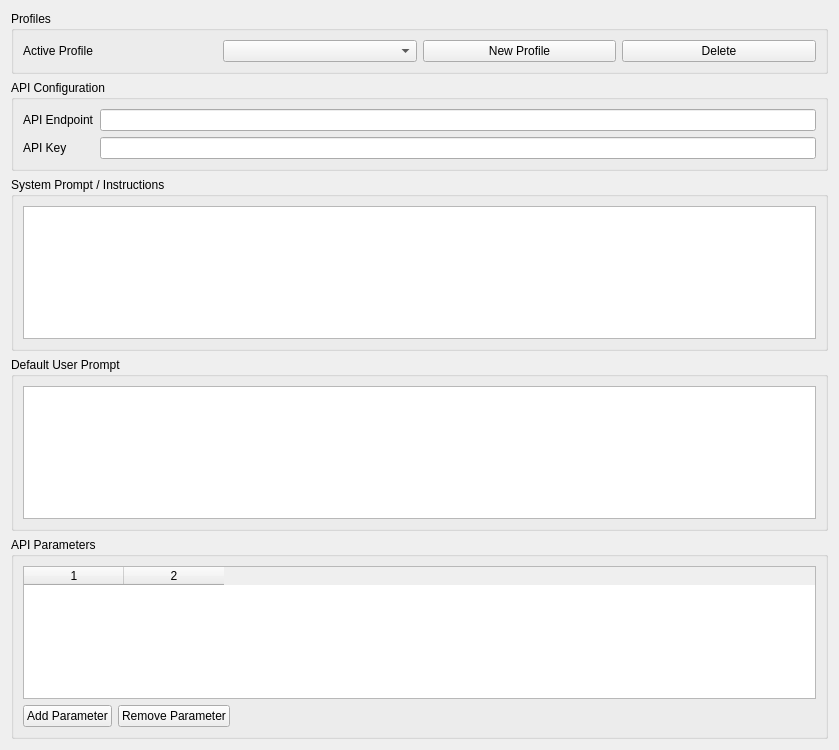
          <widget class="QWidget" name="scrollAreaWidgetContentsAI">
           <property name="geometry">
            <rect>
             <x>0</x>
             <y>0</y>
             <width>839</width>
             <height>750</height>
            </rect>
           </property>
           <layout class="QVBoxLayout" name="verticalLayoutAIScroll">
            <item>
             <widget class="QGroupBox" name="groupBoxAIProfile">
              <property name="title">
               <string>Profiles</string>
              </property>
              <layout class="QGridLayout" name="gridLayoutAIProfile">
               <item row="0" column="0">
                <widget class="QLabel" name="labelAIProfile">
                 <property name="text">
                  <string>Active Profile</string>
                 </property>
                </widget>
               </item>
               <item row="0" column="1">
                <widget class="QComboBox" name="comboBoxAIProfile"/>
               </item>
               <item row="0" column="2">
                <widget class="QPushButton" name="pushButtonAINewProfile">
                 <property name="text">
                  <string>New Profile</string>
                 </property>
                </widget>
               </item>
               <item row="0" column="3">
                <widget class="QPushButton" name="pushButtonAIDeleteProfile">
                 <property name="text">
                  <string>Delete</string>
                 </property>
                </widget>
               </item>
              </layout>
             </widget>
            </item>
            <item>
             <widget class="QGroupBox" name="groupBoxAIConfig">
              <property name="title">
               <string>API Configuration</string>
              </property>
              <layout class="QGridLayout" name="gridLayoutAIConfig">
               <item row="0" column="0">
                <widget class="QLabel" name="labelAIApiEndpoint">
                 <property name="text">
                  <string>API Endpoint</string>
                 </property>
                </widget>
               </item>
               <item row="0" column="1">
                <widget class="QLineEdit" name="lineEditAIApiEndpoint"/>
               </item>
               <item row="1" column="0">
                <widget class="QLabel" name="labelAIApiKey">
                 <property name="text">
                  <string>API Key</string>
                 </property>
                </widget>
               </item>
               <item row="1" column="1">
                <widget class="QLineEdit" name="lineEditAIApiKey">
                 <property name="echoMode">
                  <enum>QLineEdit::Password</enum>
                 </property>
                </widget>
               </item>
              </layout>
             </widget>
            </item>
            <item>
             <widget class="QGroupBox" name="groupBoxAISystemPrompt">
              <property name="title">
               <string>System Prompt / Instructions</string>
              </property>
              <layout class="QVBoxLayout" name="verticalLayoutAISystemPrompt">
               <item>
                <widget class="QPlainTextEdit" name="plainTextEditAISystemPrompt">
                 <property name="minimumSize">
                  <size>
                   <width>0</width>
                   <height>80</height>
                  </size>
                 </property>
                </widget>
               </item>
              </layout>
             </widget>
            </item>
            <item>
             <widget class="QGroupBox" name="groupBoxAIDefaultPrompt">
              <property name="title">
               <string>Default User Prompt</string>
              </property>
              <layout class="QVBoxLayout" name="verticalLayoutAIDefaultPrompt">
               <item>
                <widget class="QPlainTextEdit" name="plainTextEditAIDefaultPrompt">
                 <property name="minimumSize">
                  <size>
                   <width>0</width>
                   <height>60</height>
                  </size>
                 </property>
                </widget>
               </item>
              </layout>
             </widget>
            </item>
            <item>
             <widget class="QGroupBox" name="groupBoxAIParams">
              <property name="title">
               <string>API Parameters</string>
              </property>
              <layout class="QVBoxLayout" name="verticalLayoutAIParams">
               <item>
                <widget class="QTableWidget" name="tableWidgetAIParams">
                 <property name="columnCount">
                  <number>2</number>
                 </property>
                </widget>
               </item>
               <item>
                <layout class="QHBoxLayout" name="horizontalLayoutAIParamsButtons">
                 <item>
                  <widget class="QPushButton" name="pushButtonAIParamAdd">
                   <property name="text">
                    <string>Add Parameter</string>
                   </property>
                  </widget>
                 </item>
                 <item>
                  <widget class="QPushButton" name="pushButtonAIParamRemove">
                   <property name="text">
                    <string>Remove Parameter</string>
                   </property>
                  </widget>
                 </item>
                 <item>
                  <spacer name="horizontalSpacerAIParams">
                   <property name="orientation">
                    <enum>Qt::Horizontal</enum>
                   </property>
                   <property name="sizeHint" stdset="0">
                    <size>
                     <width>40</width>
                     <height>20</height>
                    </size>
                   </property>
                  </spacer>
                 </item>
                </layout>
               </item>
              </layout>
             </widget>
            </item>
            <item>
             <spacer name="verticalSpacerAI">
              <property name="orientation">
               <enum>Qt::Vertical</enum>
              </property>
              <property name="sizeHint" stdset="0">
               <size>
                <width>20</width>
                <height>40</height>
               </size>
              </property>
             </spacer>
            </item>
           </layout>
          </widget>
